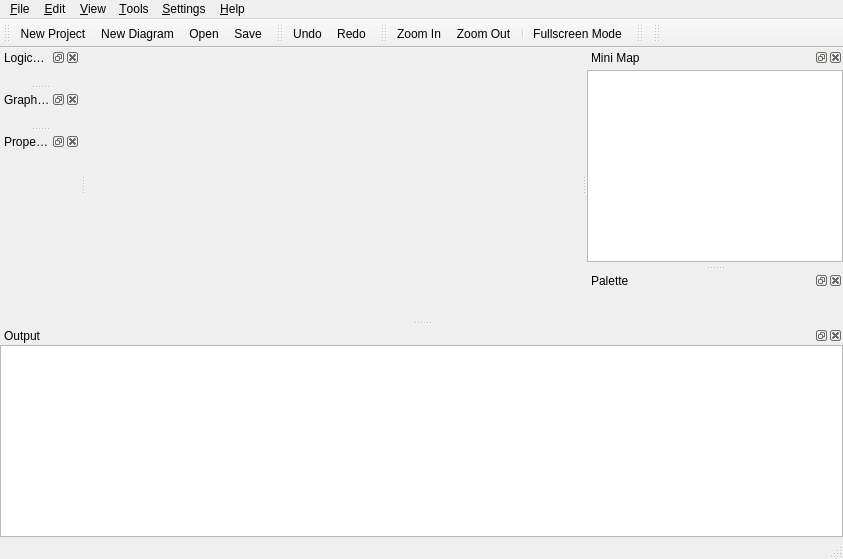
<?xml version="1.0" encoding="UTF-8"?>
<ui version="4.0">
 <class>MainWindowUi</class>
 <widget class="QMainWindow" name="MainWindowUi">
  <property name="geometry">
   <rect>
    <x>0</x>
    <y>0</y>
    <width>843</width>
    <height>559</height>
   </rect>
  </property>
  <property name="windowTitle">
   <string>QReal</string>
  </property>
  <widget class="QWidget" name="centralwidget">
   <layout class="QGridLayout">
    <property name="leftMargin">
     <number>0</number>
    </property>
    <property name="topMargin">
     <number>0</number>
    </property>
    <property name="rightMargin">
     <number>0</number>
    </property>
    <property name="bottomMargin">
     <number>0</number>
    </property>
    <property name="spacing">
     <number>0</number>
    </property>
    <item row="0" column="0">
     <widget class="qReal::gui::TabWidget" name="tabs" native="true"/>
    </item>
   </layout>
  </widget>
  <widget class="QMenuBar" name="menubar">
   <property name="geometry">
    <rect>
     <x>0</x>
     <y>0</y>
     <width>843</width>
     <height>25</height>
    </rect>
   </property>
   <widget class="QMenu" name="menu_File">
    <property name="title">
     <string>&amp;File</string>
    </property>
    <addaction name="actionNewProject"/>
    <addaction name="actionNew_Diagram"/>
    <addaction name="actionOpen"/>
    <addaction name="actionSave"/>
    <addaction name="actionSave_as"/>
    <addaction name="separator"/>
    <addaction name="actionSave_diagram_as_a_picture"/>
    <addaction name="actionPrint"/>
    <addaction name="separator"/>
    <addaction name="actionQuit"/>
   </widget>
   <widget class="QMenu" name="menu_View">
    <property name="title">
     <string>&amp;View</string>
    </property>
    <widget class="QMenu" name="menuPanels">
     <property name="title">
      <string>Panels</string>
     </property>
    </widget>
    <addaction name="actionFullscreen"/>
    <addaction name="separator"/>
    <addaction name="actionZoom_In"/>
    <addaction name="actionZoom_Out"/>
    <addaction name="separator"/>
    <addaction name="actionShowSplash"/>
    <addaction name="separator"/>
    <addaction name="menuPanels"/>
   </widget>
   <widget class="QMenu" name="menuHelp">
    <property name="title">
     <string>&amp;Help</string>
    </property>
    <addaction name="actionHelp"/>
    <addaction name="separator"/>
    <addaction name="actionAbout"/>
    <addaction name="actionAboutQt"/>
   </widget>
   <widget class="QMenu" name="menuSettings">
    <property name="title">
     <string>&amp;Settings</string>
    </property>
    <addaction name="actionPreferences"/>
    <addaction name="separator"/>
    <addaction name="actionShow_grid"/>
    <addaction name="actionShow_alignment"/>
    <addaction name="actionSwitch_on_grid"/>
    <addaction name="actionSwitch_on_alignment"/>
    <addaction name="separator"/>
    <addaction name="actionShow_all_text"/>
   </widget>
   <widget class="QMenu" name="menuTools">
    <property name="title">
     <string>&amp;Tools</string>
    </property>
    <addaction name="actionGesturesShow"/>
   </widget>
   <widget class="QMenu" name="menuEdit">
    <property name="title">
     <string>&amp;Edit</string>
    </property>
    <addaction name="actionUndo"/>
    <addaction name="actionRedo"/>
    <addaction name="separator"/>
    <addaction name="actionFind"/>
   </widget>
   <addaction name="menu_File"/>
   <addaction name="menuEdit"/>
   <addaction name="menu_View"/>
   <addaction name="menuTools"/>
   <addaction name="menuSettings"/>
   <addaction name="menuHelp"/>
  </widget>
  <widget class="QStatusBar" name="statusbar"/>
  <widget class="QToolBar" name="fileToolbar">
   <property name="windowTitle">
    <string>File Toolbar</string>
   </property>
   <property name="orientation">
    <enum>Qt::Horizontal</enum>
   </property>
   <attribute name="toolBarArea">
    <enum>TopToolBarArea</enum>
   </attribute>
   <attribute name="toolBarBreak">
    <bool>false</bool>
   </attribute>
   <addaction name="actionNewProject"/>
   <addaction name="actionNew_Diagram"/>
   <addaction name="actionOpen"/>
   <addaction name="actionSave"/>
  </widget>
  <widget class="QDockWidget" name="minimapDock">
   <property name="sizePolicy">
    <sizepolicy hsizetype="Preferred" vsizetype="Fixed">
     <horstretch>0</horstretch>
     <verstretch>0</verstretch>
    </sizepolicy>
   </property>
   <property name="minimumSize">
    <size>
     <width>89</width>
     <height>217</height>
    </size>
   </property>
   <property name="windowTitle">
    <string>Mini Map</string>
   </property>
   <attribute name="dockWidgetArea">
    <number>2</number>
   </attribute>
   <widget class="QWidget" name="minimapDockWidgetContents">
    <layout class="QVBoxLayout">
     <property name="spacing">
      <number>6</number>
     </property>
     <property name="leftMargin">
      <number>0</number>
     </property>
     <property name="topMargin">
      <number>0</number>
     </property>
     <property name="rightMargin">
      <number>0</number>
     </property>
     <property name="bottomMargin">
      <number>0</number>
     </property>
     <item>
      <widget class="MiniMap" name="minimapView">
       <property name="sizePolicy">
        <sizepolicy hsizetype="Expanding" vsizetype="Fixed">
         <horstretch>0</horstretch>
         <verstretch>0</verstretch>
        </sizepolicy>
       </property>
      </widget>
     </item>
    </layout>
   </widget>
  </widget>
  <widget class="QDockWidget" name="paletteDock">
   <property name="sizePolicy">
    <sizepolicy hsizetype="Preferred" vsizetype="Minimum">
     <horstretch>0</horstretch>
     <verstretch>20</verstretch>
    </sizepolicy>
   </property>
   <property name="minimumSize">
    <size>
     <width>80</width>
     <height>41</height>
    </size>
   </property>
   <property name="windowTitle">
    <string>Palette</string>
   </property>
   <attribute name="dockWidgetArea">
    <number>2</number>
   </attribute>
   <widget class="QWidget" name="paletteDockWidgetContents">
    <layout class="QHBoxLayout">
     <property name="spacing">
      <number>6</number>
     </property>
     <property name="leftMargin">
      <number>0</number>
     </property>
     <property name="topMargin">
      <number>0</number>
     </property>
     <property name="rightMargin">
      <number>0</number>
     </property>
     <property name="bottomMargin">
      <number>0</number>
     </property>
     <item>
      <widget class="qReal::gui::PaletteTree" name="paletteTree">
       <property name="sizePolicy">
        <sizepolicy hsizetype="Preferred" vsizetype="Minimum">
         <horstretch>0</horstretch>
         <verstretch>20</verstretch>
        </sizepolicy>
       </property>
      </widget>
     </item>
    </layout>
   </widget>
  </widget>
  <widget class="QToolBar" name="editToolbar">
   <property name="windowTitle">
    <string>Edit Toolbar</string>
   </property>
   <attribute name="toolBarArea">
    <enum>TopToolBarArea</enum>
   </attribute>
   <attribute name="toolBarBreak">
    <bool>false</bool>
   </attribute>
   <addaction name="actionUndo"/>
   <addaction name="actionRedo"/>
  </widget>
  <widget class="QToolBar" name="viewToolbar">
   <property name="windowTitle">
    <string>View Toolbar</string>
   </property>
   <attribute name="toolBarArea">
    <enum>TopToolBarArea</enum>
   </attribute>
   <attribute name="toolBarBreak">
    <bool>false</bool>
   </attribute>
   <addaction name="actionZoom_In"/>
   <addaction name="actionZoom_Out"/>
   <addaction name="separator"/>
   <addaction name="actionFullscreen"/>
  </widget>
  <widget class="QDockWidget" name="logicalModelDock">
   <property name="features">
    <set>QDockWidget::AllDockWidgetFeatures</set>
   </property>
   <property name="windowTitle">
    <string>Logical Model Explorer</string>
   </property>
   <attribute name="dockWidgetArea">
    <number>1</number>
   </attribute>
   <widget class="QWidget" name="logicalModelDockWidgetContents">
    <layout class="QVBoxLayout" name="verticalLayout">
     <item>
      <widget class="qReal::gui::ModelExplorer" name="logicalModelExplorer" native="true">
       <property name="contextMenuPolicy">
        <enum>Qt::ActionsContextMenu</enum>
       </property>
       <property name="acceptDrops">
        <bool>true</bool>
       </property>
       <property name="dragEnabled" stdset="0">
        <bool>false</bool>
       </property>
       <property name="dragDropOverwriteMode" stdset="0">
        <bool>false</bool>
       </property>
      </widget>
     </item>
    </layout>
   </widget>
  </widget>
  <widget class="QDockWidget" name="errorDock">
   <property name="sizePolicy">
    <sizepolicy hsizetype="Preferred" vsizetype="MinimumExpanding">
     <horstretch>0</horstretch>
     <verstretch>0</verstretch>
    </sizepolicy>
   </property>
   <property name="minimumSize">
    <size>
     <width>107</width>
     <height>132</height>
    </size>
   </property>
   <property name="maximumSize">
    <size>
     <width>524287</width>
     <height>524287</height>
    </size>
   </property>
   <property name="acceptDrops">
    <bool>false</bool>
   </property>
   <property name="autoFillBackground">
    <bool>false</bool>
   </property>
   <property name="windowTitle">
    <string>Output</string>
   </property>
   <attribute name="dockWidgetArea">
    <number>8</number>
   </attribute>
   <widget class="QWidget" name="errorDockWidgetContents">
    <layout class="QVBoxLayout" name="verticalLayout_2">
     <item>
      <widget class="ErrorListWidget" name="errorListWidget"/>
     </item>
    </layout>
   </widget>
  </widget>
  <widget class="QDockWidget" name="graphicalModelDock">
   <property name="windowTitle">
    <string>Graphical Model Explorer</string>
   </property>
   <attribute name="dockWidgetArea">
    <number>1</number>
   </attribute>
   <widget class="QWidget" name="graphicalModelDockWidgetContents">
    <layout class="QHBoxLayout" name="horizontalLayout">
     <item>
      <widget class="qReal::gui::ModelExplorer" name="graphicalModelExplorer" native="true">
       <property name="contextMenuPolicy">
        <enum>Qt::ActionsContextMenu</enum>
       </property>
       <property name="acceptDrops">
        <bool>true</bool>
       </property>
      </widget>
     </item>
    </layout>
   </widget>
  </widget>
  <widget class="QDockWidget" name="propertyDock">
   <property name="sizePolicy">
    <sizepolicy hsizetype="Preferred" vsizetype="Preferred">
     <horstretch>0</horstretch>
     <verstretch>0</verstretch>
    </sizepolicy>
   </property>
   <property name="minimumSize">
    <size>
     <width>80</width>
     <height>100</height>
    </size>
   </property>
   <property name="windowTitle">
    <string>Property Editor</string>
   </property>
   <attribute name="dockWidgetArea">
    <number>1</number>
   </attribute>
   <widget class="QWidget" name="propertyEditorDockWidgetContents">
    <layout class="QVBoxLayout">
     <property name="spacing">
      <number>6</number>
     </property>
     <property name="leftMargin">
      <number>0</number>
     </property>
     <property name="topMargin">
      <number>0</number>
     </property>
     <property name="rightMargin">
      <number>0</number>
     </property>
     <property name="bottomMargin">
      <number>0</number>
     </property>
     <item>
      <widget class="PropertyEditorView" name="propertyEditor" native="true">
       <property name="sizePolicy">
        <sizepolicy hsizetype="Expanding" vsizetype="Expanding">
         <horstretch>0</horstretch>
         <verstretch>0</verstretch>
        </sizepolicy>
       </property>
      </widget>
     </item>
    </layout>
   </widget>
  </widget>
  <widget class="QToolBar" name="interpretersToolbar">
   <property name="windowTitle">
    <string>Interpreter Toolbar</string>
   </property>
   <attribute name="toolBarArea">
    <enum>TopToolBarArea</enum>
   </attribute>
   <attribute name="toolBarBreak">
    <bool>false</bool>
   </attribute>
  </widget>
  <widget class="QToolBar" name="generatorsToolbar">
   <property name="windowTitle">
    <string>Generators Toolbar</string>
   </property>
   <attribute name="toolBarArea">
    <enum>TopToolBarArea</enum>
   </attribute>
   <attribute name="toolBarBreak">
    <bool>false</bool>
   </attribute>
  </widget>
  <action name="actionQuit">
   <property name="checkable">
    <bool>false</bool>
   </property>
   <property name="text">
    <string>&amp;Quit</string>
   </property>
  </action>
  <action name="actionZoom_In">
   <property name="icon">
    <iconset resource="mainWindow.qrc">
     <normaloff>:/mainWindow/images/zoomin.png</normaloff>:/mainWindow/images/zoomin.png</iconset>
   </property>
   <property name="text">
    <string>Zoom In</string>
   </property>
   <property name="shortcut">
    <string>Ctrl++</string>
   </property>
  </action>
  <action name="actionZoom_Out">
   <property name="icon">
    <iconset resource="mainWindow.qrc">
     <normaloff>:/mainWindow/images/zoomout.png</normaloff>:/mainWindow/images/zoomout.png</iconset>
   </property>
   <property name="text">
    <string>Zoom Out</string>
   </property>
   <property name="shortcut">
    <string>Ctrl+-</string>
   </property>
  </action>
  <action name="actionAntialiasing">
   <property name="checkable">
    <bool>true</bool>
   </property>
   <property name="checked">
    <bool>true</bool>
   </property>
   <property name="text">
    <string>Antialiasing</string>
   </property>
  </action>
  <action name="actionOpenGL_Renderer">
   <property name="checkable">
    <bool>true</bool>
   </property>
   <property name="text">
    <string>OpenGL Renderer</string>
   </property>
  </action>
  <action name="actionPrint">
   <property name="icon">
    <iconset resource="mainWindow.qrc">
     <normaloff>:/mainWindow/images/print.png</normaloff>:/mainWindow/images/print.png</iconset>
   </property>
   <property name="text">
    <string>Print</string>
   </property>
  </action>
  <action name="actionMakeSvg">
   <property name="text">
    <string>Export to SVG</string>
   </property>
  </action>
  <action name="openNewTab">
   <property name="text">
    <string>Open in new tab</string>
   </property>
  </action>
  <action name="actionHelp">
   <property name="text">
    <string>Small Help</string>
   </property>
   <property name="shortcut">
    <string>F1</string>
   </property>
  </action>
  <action name="actionAbout">
   <property name="text">
    <string>About...</string>
   </property>
  </action>
  <action name="actionAboutQt">
   <property name="text">
    <string>About Qt...</string>
   </property>
  </action>
  <action name="actionShowSplash">
   <property name="checkable">
    <bool>true</bool>
   </property>
   <property name="checked">
    <bool>true</bool>
   </property>
   <property name="text">
    <string>Show splashscreen</string>
   </property>
  </action>
  <action name="actionSave">
   <property name="icon">
    <iconset resource="mainWindow.qrc">
     <normaloff>:/mainWindow/images/save.svg</normaloff>:/mainWindow/images/save.svg</iconset>
   </property>
   <property name="text">
    <string>Save</string>
   </property>
   <property name="shortcut">
    <string>Ctrl+S</string>
   </property>
  </action>
  <action name="actionSave_as">
   <property name="text">
    <string>Save as...</string>
   </property>
   <property name="shortcut">
    <string>Ctrl+Shift+S</string>
   </property>
  </action>
  <action name="actionOpen">
   <property name="icon">
    <iconset resource="mainWindow.qrc">
     <normaloff>:/mainWindow/images/open.svg</normaloff>:/mainWindow/images/open.svg</iconset>
   </property>
   <property name="text">
    <string>Open...</string>
   </property>
   <property name="toolTip">
    <string>Open</string>
   </property>
   <property name="shortcut">
    <string>Ctrl+O</string>
   </property>
  </action>
  <action name="actionShow_grid">
   <property name="checkable">
    <bool>true</bool>
   </property>
   <property name="checked">
    <bool>true</bool>
   </property>
   <property name="text">
    <string>Show grid</string>
   </property>
  </action>
  <action name="actionSwitch_on_grid">
   <property name="checkable">
    <bool>true</bool>
   </property>
   <property name="text">
    <string>Switch on grid</string>
   </property>
  </action>
  <action name="actionGesturesShow">
   <property name="text">
    <string>Mouse gestures</string>
   </property>
  </action>
  <action name="actionPreferences">
   <property name="text">
    <string>Preferences...</string>
   </property>
  </action>
  <action name="actionSwitch_on_alignment">
   <property name="checkable">
    <bool>true</bool>
   </property>
   <property name="checked">
    <bool>true</bool>
   </property>
   <property name="text">
    <string>Switch on alignment</string>
   </property>
  </action>
  <action name="actionShow_alignment">
   <property name="checkable">
    <bool>true</bool>
   </property>
   <property name="checked">
    <bool>true</bool>
   </property>
   <property name="text">
    <string>Show alignment</string>
   </property>
  </action>
  <action name="actionDebug">
   <property name="text">
    <string>Debug</string>
   </property>
   <property name="shortcut">
    <string>F9</string>
   </property>
  </action>
  <action name="actionGenerate_and_build">
   <property name="icon">
    <iconset resource="mainWindow.qrc">
     <normaloff>:/mainWindow/images/build.png</normaloff>:/mainWindow/images/build.png</iconset>
   </property>
   <property name="text">
    <string>Generate and build</string>
   </property>
   <property name="shortcut">
    <string>Ctrl+F9</string>
   </property>
  </action>
  <action name="actionSet_Breakpoints">
   <property name="text">
    <string>Set breakpoints</string>
   </property>
   <property name="iconText">
    <string>Set breakpoints</string>
   </property>
   <property name="shortcut">
    <string>Ctrl+F3</string>
   </property>
  </action>
  <action name="actionCont">
   <property name="text">
    <string>Cont</string>
   </property>
   <property name="shortcut">
    <string>Ctrl+F6</string>
   </property>
  </action>
  <action name="actionConfigure">
   <property name="text">
    <string>Configure</string>
   </property>
   <property name="shortcut">
    <string>Ctrl+F2</string>
   </property>
  </action>
  <action name="actionNew_Diagram">
   <property name="icon">
    <iconset resource="mainWindow.qrc">
     <normaloff>:/mainWindow/images/newDiagram.svg</normaloff>:/mainWindow/images/newDiagram.svg</iconset>
   </property>
   <property name="text">
    <string>New Diagram</string>
   </property>
   <property name="toolTip">
    <string>Create new diagram in a current model</string>
   </property>
  </action>
  <action name="actionFullscreen">
   <property name="icon">
    <iconset resource="mainWindow.qrc">
     <normaloff>:/mainWindow/images/fullScreen.svg</normaloff>:/mainWindow/images/fullScreen.svg</iconset>
   </property>
   <property name="text">
    <string>Fullscreen Mode</string>
   </property>
   <property name="toolTip">
    <string>Fullscreen Mode</string>
   </property>
   <property name="shortcut">
    <string>Ctrl+Shift+F</string>
   </property>
  </action>
  <action name="actionNewProject">
   <property name="icon">
    <iconset resource="mainWindow.qrc">
     <normaloff>:/mainWindow/images/newProject.svg</normaloff>:/mainWindow/images/newProject.svg</iconset>
   </property>
   <property name="text">
    <string>New Project</string>
   </property>
   <property name="shortcut">
    <string>Ctrl+Shift+N</string>
   </property>
  </action>
  <action name="actionImport">
   <property name="text">
    <string>Import...</string>
   </property>
   <property name="toolTip">
    <string>Import QReal project into current.</string>
   </property>
  </action>
  <action name="actionSave_diagram_as_a_picture">
   <property name="text">
    <string>Save diagram as a picture...</string>
   </property>
  </action>
  <action name="actionCloseProject">
   <property name="text">
    <string>Close project</string>
   </property>
  </action>
  <action name="actionFind">
   <property name="text">
    <string>Find...</string>
   </property>
  </action>
  <action name="actionFind_and_replace">
   <property name="text">
    <string>Find and replace</string>
   </property>
  </action>
  <action name="actionUndo">
   <property name="icon">
    <iconset resource="mainWindow.qrc">
     <normaloff>:/mainWindow/images/undo.png</normaloff>:/mainWindow/images/undo.png</iconset>
   </property>
   <property name="text">
    <string>Undo</string>
   </property>
   <property name="shortcut">
    <string>Ctrl+Z</string>
   </property>
  </action>
  <action name="actionRedo">
   <property name="icon">
    <iconset resource="mainWindow.qrc">
     <normaloff>:/mainWindow/images/redo.png</normaloff>:/mainWindow/images/redo.png</iconset>
   </property>
   <property name="text">
    <string>Redo</string>
   </property>
   <property name="shortcut">
    <string>Ctrl+Shift+Z</string>
   </property>
  </action>
  <action name="actionExportToXml">
   <property name="text">
    <string>Export to XML</string>
   </property>
  </action>
  <action name="actionShow_all_text">
   <property name="checkable">
    <bool>true</bool>
   </property>
   <property name="text">
    <string>Show all text</string>
   </property>
   <property name="shortcut">
    <string>Ctrl+Shift+T</string>
   </property>
  </action>
 </widget>
 <layoutdefault spacing="0" margin="0"/>
 <customwidgets>
  <customwidget>
   <class>PropertyEditorView</class>
   <extends>QWidget</extends>
   <header>editor/propertyEditorView.h</header>
   <container>1</container>
  </customwidget>
  <customwidget>
   <class>qReal::gui::PaletteTree</class>
   <extends>QToolBox</extends>
   <header>palette/paletteTree.h</header>
   <container>1</container>
  </customwidget>
  <customwidget>
   <class>ErrorListWidget</class>
   <extends>QListWidget</extends>
   <header>mainWindow/errorListWidget.h</header>
  </customwidget>
  <customwidget>
   <class>MiniMap</class>
   <extends>QGraphicsView</extends>
   <header>mainWindow/miniMap.h</header>
  </customwidget>
  <customwidget>
   <class>qReal::gui::TabWidget</class>
   <extends>QWidget</extends>
   <header>mainWindow/tabWidget.h</header>
  </customwidget>
  <customwidget>
   <class>qReal::gui::ModelExplorer</class>
   <extends>QWidget</extends>
   <header>mainWindow/modelExplorer.h</header>
  </customwidget>
 </customwidgets>
 <resources>
  <include location="mainWindow.qrc"/>
 </resources>
 <connections/>
</ui>
